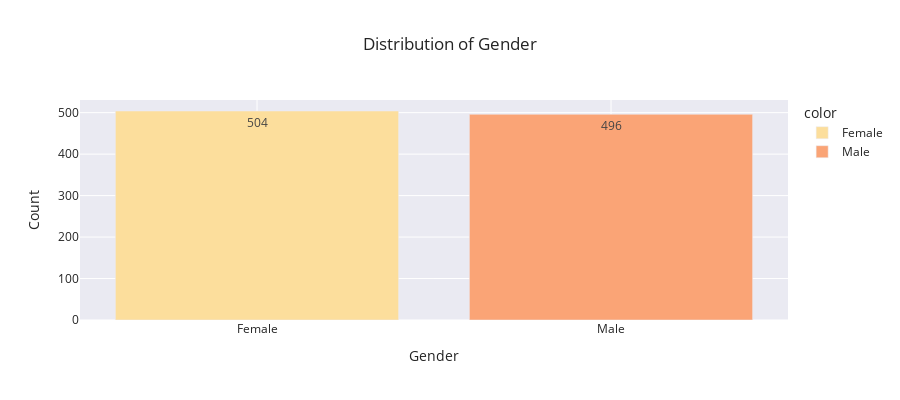

Notebook cell for this chart:
### Code cell
# Distribution of the Gender Level Column
gender_counts = warren_df['Gender'].value_counts()

fig = px.bar(
    x=gender_counts.index,
    y=gender_counts.values,
    labels={'x': 'Gender', 'y': 'Count'},
    title='Distribution of Gender',
    color=gender_counts.index,
    color_discrete_sequence=px.colors.sequential.Sunsetdark,
    text_auto=True
)

fig.update_layout(
    xaxis_title='Gender',
    yaxis_title='Count',
    template='seaborn',
    width=900,
    height=400
)

fig.show()

### Figure 1 — Plotly figure (JSON) as saved in the notebook; plotly's stock layout.template omitted (floating-point values rounded to 4 significant figures)
{"data": [{"hovertemplate": "color=Female<br>Gender=%{x}<br>Count=%{y}<extra></extra>", "legendgroup": "Female", "marker": {"color": "rgb(252, 222, 156)", "pattern": {"shape": ""}}, "name": "Female", "orientation": "v", "showlegend": true, "textposition": "auto", "texttemplate": "%{y}", "type": "bar", "x": ["Female"], "xaxis": "x", "y": [504], "yaxis": "y"}, {"hovertemplate": "color=Male<br>Gender=%{x}<br>Count=%{y}<extra></extra>", "legendgroup": "Male", "marker": {"color": "rgb(250, 164, 118)", "pattern": {"shape": ""}}, "name": "Male", "orientation": "v", "showlegend": true, "textposition": "auto", "texttemplate": "%{y}", "type": "bar", "x": ["Male"], "xaxis": "x", "y": [496], "yaxis": "y"}], "layout": {"barmode": "relative", "height": 400, "legend": {"title": {"text": "color"}, "tracegroupgap": 0}, "title": {"text": "Distribution of Gender"}, "width": 900, "xaxis": {"anchor": "y", "domain": [0, 1], "title": {"text": "Gender"}}, "yaxis": {"anchor": "x", "domain": [0, 1], "title": {"text": "Count"}}}}
